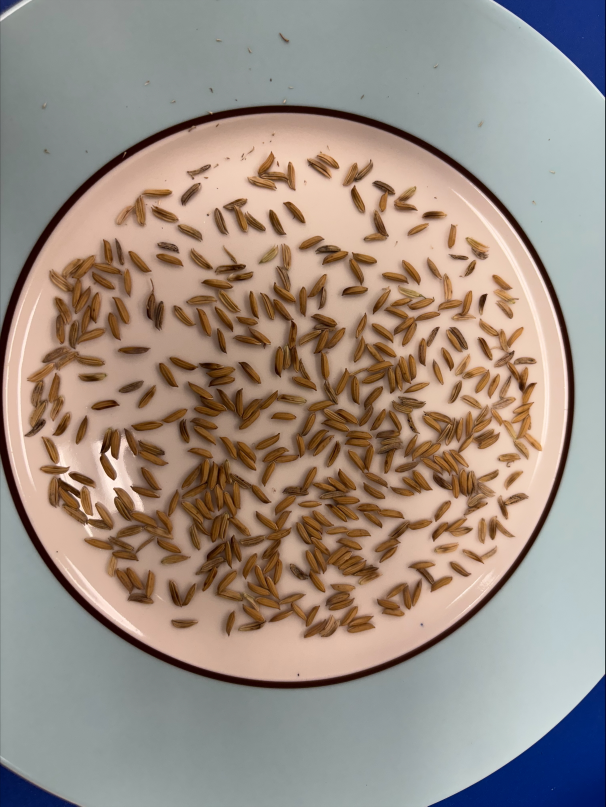
#> input picture data/raw/variety_A/test image.jpeg, 1816 x 2420 px (shown at 1/3 size)
$ python -i rice_segmentation_methods.py   (imports and definitions only)
#> lines starting #> are read from the running program, lines starting #| are printed output that depends on the picture; after the words box and inside, x2 and y2 are one past the last pixel; in counts of white or black regions, pixels touching at a corner belong together
#!/usr/bin/env python3
"""
Rice Seeds Segmentation Methods

This module contains various computer vision approaches for segmenting rice seeds from images.
Includes traditional methods like thresholding, edge detection, watershed, and region growing.
"""

import cv2
import numpy as np
import matplotlib.pyplot as plt
from skimage import measure, morphology, filters, segmentation
try:
    from skimage.feature import peak_local_maxima
except ImportError:
    from scipy.ndimage import maximum_filter
    from scipy.ndimage import generate_binary_structure
    # [11 lines left out: function peak_local_maxima, not called in this run]
from skimage.segmentation import watershed
from scipy import ndimage
import pandas as pd
from pathlib import Path
from typing import Tuple, List, Dict, Optional, Union


class RiceSeedSegmenter:
    """
    A comprehensive class for rice seed segmentation using various computer vision techniques.
    """

    def __init__(self, min_seed_area: int = 50, max_seed_area: int = 5000,
                 min_aspect_ratio: float = 1.5, max_aspect_ratio: float = 6.0):
        """
        Initialize the rice seed segmenter with default parameters.

        Args:
            min_seed_area: Minimum area for a valid seed (pixels)
            max_seed_area: Maximum area for a valid seed (pixels)
            min_aspect_ratio: Minimum aspect ratio for rice seeds
            max_aspect_ratio: Maximum aspect ratio for rice seeds
        """
        self.min_seed_area = min_seed_area
        self.max_seed_area = max_seed_area
        self.min_aspect_ratio = min_aspect_ratio
        self.max_aspect_ratio = max_aspect_ratio

    def load_and_preprocess(self, image_path: Union[str, Path]) -> Tuple[np.ndarray, np.ndarray]:
        """
        Load an image and apply preprocessing steps.

        Args:
            image_path: Path to the input image

        Returns:
            Tuple of (original_image, preprocessed_image)
        """
#> called with image_path = '../data/raw/variety_A/test image.jpeg'
        # Load image
        image = cv2.imread(str(image_path))
#> image is the input picture: shape (2420, 1816, 3); mean B, G, R 132.5, 142.9, 156.2
        if image is None:
            raise ValueError(f"Could not load image: {image_path}")

        # Convert to RGB
        original = cv2.cvtColor(image, cv2.COLOR_BGR2RGB)

        # Convert to grayscale
        gray = cv2.cvtColor(original, cv2.COLOR_RGB2GRAY)
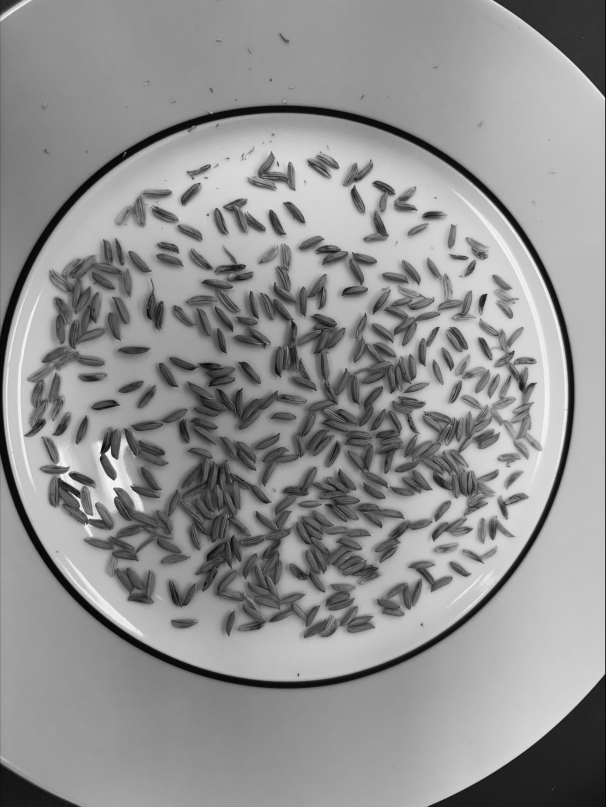
#> gray: shape (2420, 1816) (shown at 1/3 size); min 3, max 254, mean 145.7

        # Apply Gaussian blur to reduce noise
        blurred = cv2.GaussianBlur(gray, (5, 5), 0)

        # Enhance contrast using CLAHE
        clahe = cv2.createCLAHE(clipLimit=2.0, tileGridSize=(8, 8))
        enhanced = clahe.apply(blurred)
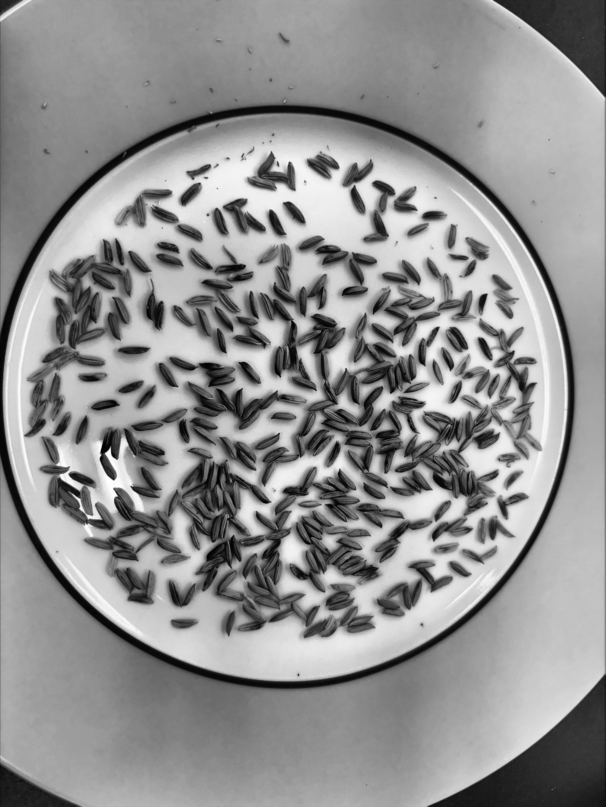
#> enhanced: shape (2420, 1816) (shown at 1/3 size); min 1, max 255, mean 145.3

        # Apply median filter to further reduce noise
        preprocessed = cv2.medianBlur(enhanced, 3)

        return original, preprocessed

    def otsu_segmentation(self, image: np.ndarray) -> np.ndarray:
        """
        Apply Otsu's thresholding method.

        Args:
            image: Preprocessed grayscale image

        Returns:
            Binary image
        """
        _, binary = cv2.threshold(image, 0, 255, cv2.THRESH_BINARY + cv2.THRESH_OTSU)
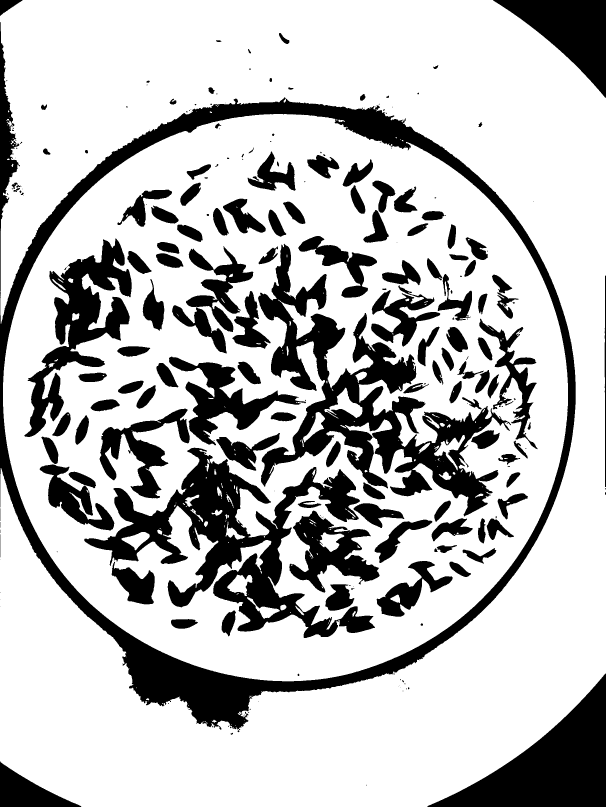
#> binary: shape (2420, 1816) (shown at 1/3 size); 74.5% white; 245 black regions (96 under 20 px), largest, box (x1, y1, x2, y2) and area: (0, 66, 1727, 2190) 231505, (774, 731, 1533, 1549) 155268, (253, 1343, 1125, 1914) 142099
        return binary

    # [43 lines left out: functions adaptive_segmentation, canny_edge_segmentation, not called in this run]

    def morphological_cleanup(self, binary_image: np.ndarray) -> np.ndarray:
        """
        Apply morphological operations to clean up binary image.

        Args:
            binary_image: Binary input image

        Returns:
            Cleaned binary image
        """
        # Define kernels
        kernel_small = cv2.getStructuringElement(cv2.MORPH_ELLIPSE, (3, 3))
        kernel_medium = cv2.getStructuringElement(cv2.MORPH_ELLIPSE, (5, 5))
        kernel_large = cv2.getStructuringElement(cv2.MORPH_ELLIPSE, (7, 7))

        # Opening to remove noise
        opened = cv2.morphologyEx(binary_image, cv2.MORPH_OPEN, kernel_medium)
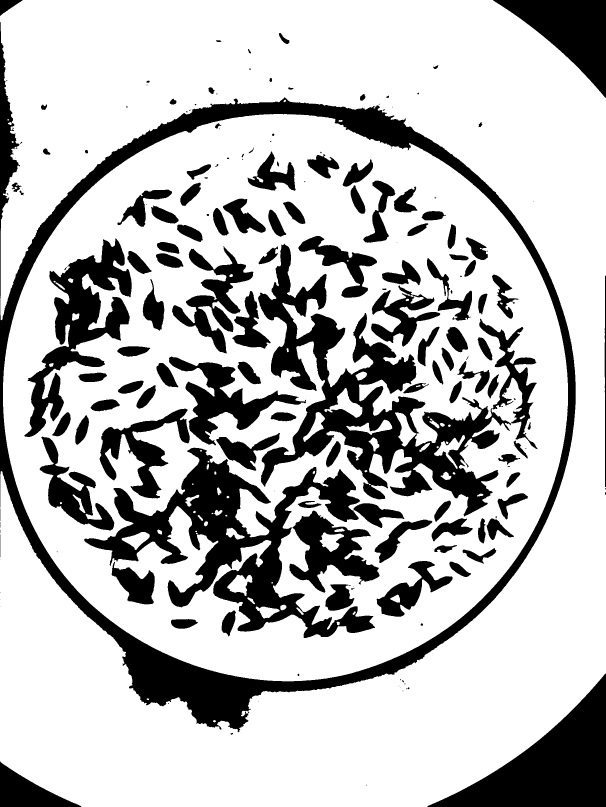
#> opened: shape (2420, 1816) (shown at 1/3 size); 74.3% white; 185 black regions (59 under 20 px), largest, box (x1, y1, x2, y2) and area: (0, 66, 1727, 2197) 233452, (774, 731, 1613, 1549) 178331, (253, 1343, 1139, 1914) 173180

        # Closing to fill holes
        cleaned = cv2.morphologyEx(opened, cv2.MORPH_CLOSE, kernel_large)
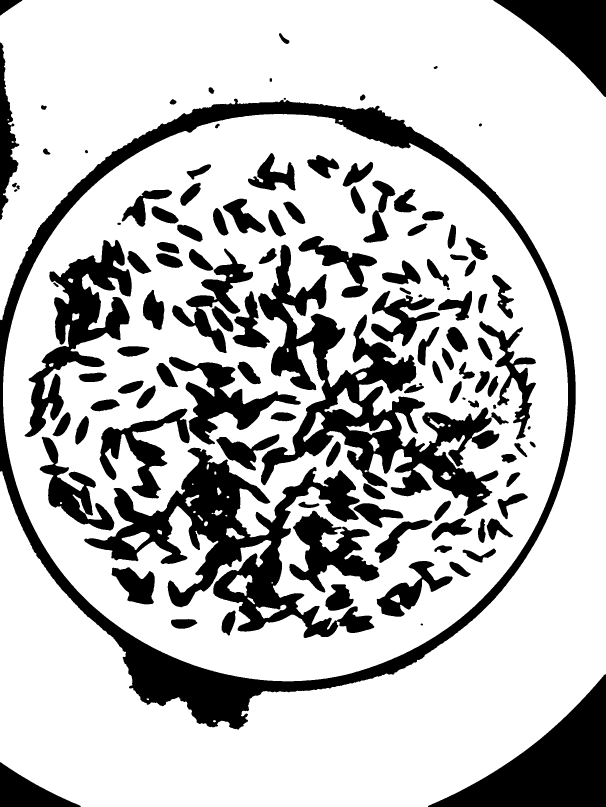
#> cleaned: shape (2420, 1816) (shown at 1/3 size); 74.5% white; 119 black regions, largest, box (x1, y1, x2, y2) and area: (0, 296, 1727, 2189) 218015, (774, 733, 1498, 1548) 158427, (253, 1343, 1123, 1914) 143527

        return cleaned

    def watershed_segmentation(self, binary_image: np.ndarray, min_distance: int = 20) -> np.ndarray:
        """
        Apply watershed algorithm to separate touching seeds.

        Args:
            binary_image: Binary input image
            min_distance: Minimum distance between seed centers

        Returns:
            Labeled image with individual seeds
        """
#> called with min_distance = 20
        # Compute distance transform
        dist_transform = cv2.distanceTransform(binary_image, cv2.DIST_L2, 5)
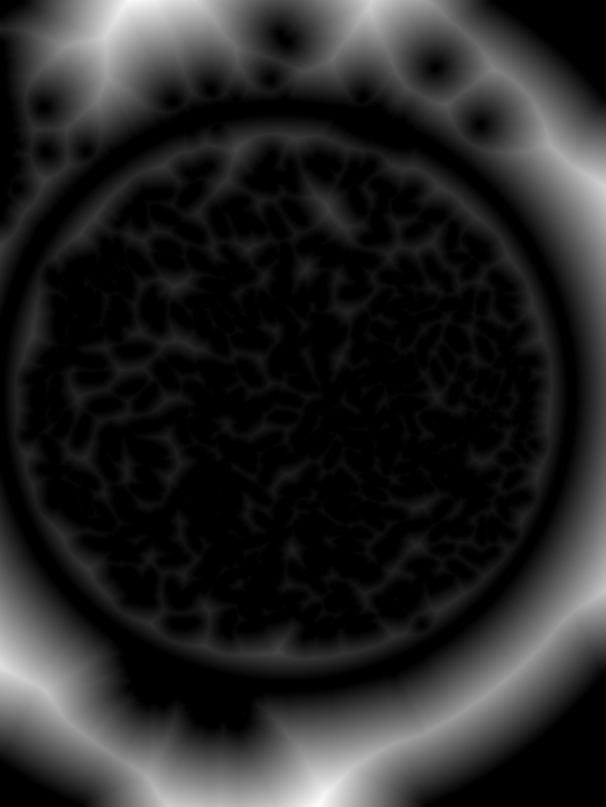
#> dist_transform: shape (2420, 1816) float32 (shown at 1/3 size); min 0, max 328.4, mean 48.6; drawn with min black and max white

        # Find local maxima (seed centers)
#> (the run stopped early here; a loop or call above may not have finished)
